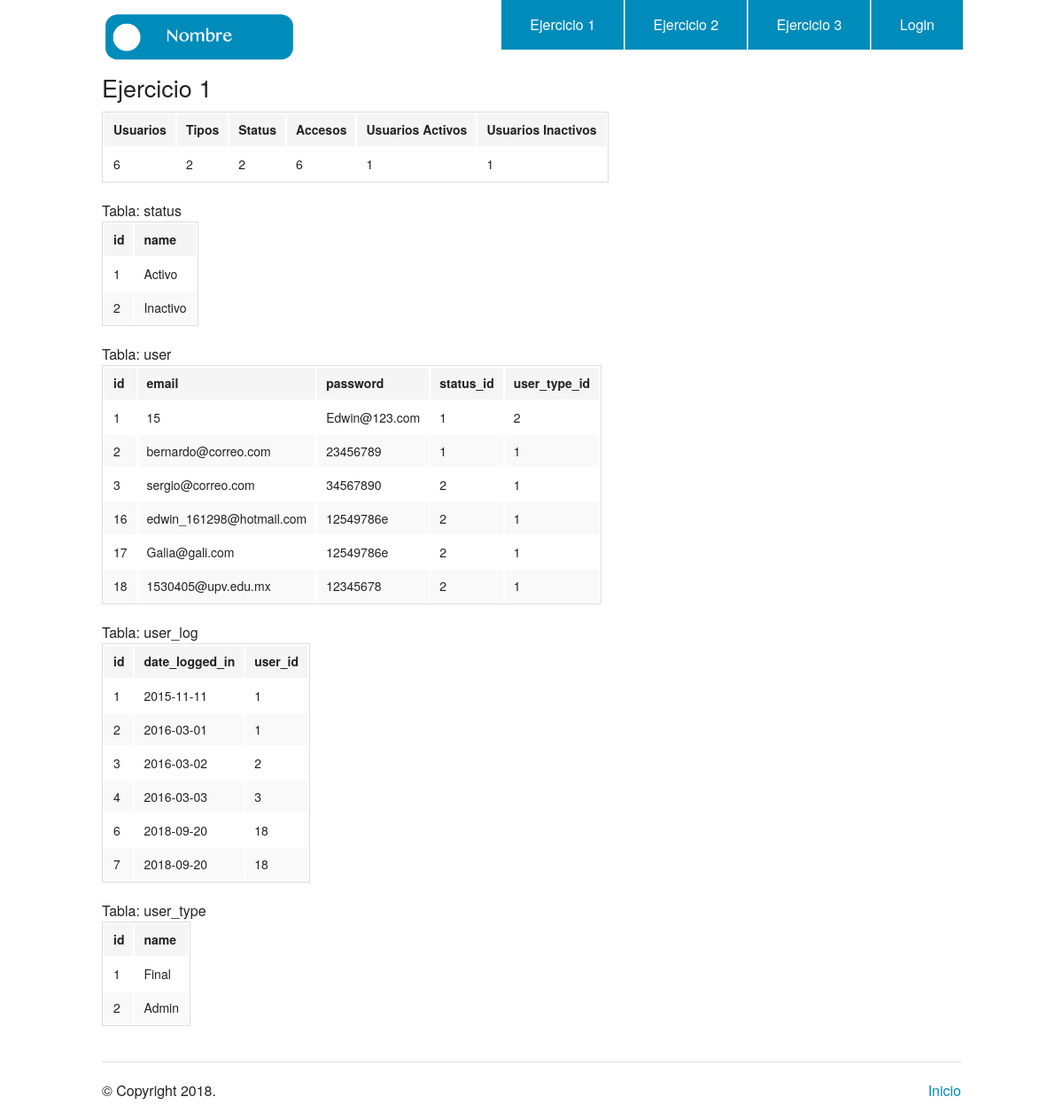
The page / on the database its author committed.
### tables this page shows
CREATE TABLE `status` (
  `id` int(11) NOT NULL,
  `name` varchar(45) DEFAULT NULL
);

CREATE TABLE `user` (
  `id` int(11) NOT NULL,
  `email` varchar(45) DEFAULT NULL,
  `password` varchar(45) DEFAULT NULL,
  `status_id` int(11) NOT NULL,
  `user_type_id` int(11) NOT NULL
);

CREATE TABLE `user_type` (
  `id` int(11) NOT NULL,
  `name` varchar(45) DEFAULT NULL
);

### db/database_utilities.php (called while the page is built, shortened)
<?php
	function getPDO()
	{
	    $host = DB_SERVER;
	    $dbname = DB_DATABASE;
	    $port = DB_PORT;
	    $connStr =  "mysql:host={$host};dbname={$dbname};port={$port}";
	    $dbOpt = array(
	        PDO::MYSQL_ATTR_INIT_COMMAND => "SET NAMES 'utf8'"
    );
    	return new PDO($connStr, DB_USER, DB_PASSWORD, $dbOpt);
	}
	$conn = getPDO();
	function count_users()
	{
		global $conn;
		$stmt = $conn->prepare('SELECT COUNT(*) FROM user');
		$stmt->execute();
		$fila = $stmt->fetch(PDO::FETCH_NUM, PDO::FETCH_ORI_LAST);
		return $fila;
	}
	function count_types()
	{
		global $conn;
		$stmt = $conn->prepare('SELECT count(*) from user GROUP BY user_type_id');
		$stmt->execute();
		$r = $stmt->rowCount();
		return $r;
	}
	function count_status()
	{
		global $conn;
		$stmt = $conn->prepare('SELECT count(*) from user GROUP BY status_id');
		$stmt->execute();
		$r = $stmt->rowCount();
		return $r;
	}
	function count_access()
	{
		global $conn;
		$stmt = $conn->prepare('SELECT count(*) from user_log');
		$stmt->execute();
		$r = $stmt->fetch(PDO::FETCH_NUM, PDO::FETCH_ORI_LAST);
		return $r;
	}
	function count_active()
	{
		global $conn;
		$stmt = $conn->prepare('SELECT count(*) from status where name ="Activo"');
		$stmt->execute();
		$r = $stmt->fetch(PDO::FETCH_NUM, PDO::FETCH_ORI_LAST);
		return $r;
	}
	function count_inactive()
	{
		global $conn;
		$stmt = $conn->prepare('SELECT count(*) from status where name ="Inactivo"');
		$stmt->execute();
		$r = $stmt->fetch(PDO::FETCH_NUM, PDO::FETCH_ORI_LAST);
		return $r;
	}
	function selectAllFromTable($table)
  {
    global $conn;
    $stmt = $conn->prepare('SELECT *from '.$table);
    $stmt->execute();
    return $stmt;
  }
?>

### index.php (the view, shortened to what this page needs)
<?php
  require_once("db/database_utilities.php");
  $result1=count_users();
  $result2=count_access();
  $result3=count_active();
  $result4=count_inactive();
?>
<!doctype html>
<html class="no-js" lang="en">
  <head>
    <link rel="stylesheet" href="./css/foundation.css" />
  </head>
  <body>
    <?php require_once('header.php'); ?>
    <div class="row">
      <div class="large-9 columns">
        <h3>Ejercicio 1</h3>
        <div class="section-container tabs" data-section>
          <section class="section">
            <div class="content" data-slug="panel1">
              <table>
                <thead>
                  <th>
                    Usuarios
                  </th>
                  <th>
                    Tipos
                  </th>
                  <th>
                    Status
                  </th>
                  <th>
                    Accesos
                  </th>
                  <th>
                    Usuarios Activos
                  </th>
                  <th>
                    Usuarios Inactivos
                  </th>
                </thead>
                <tr>
                  <td>
                    <?php echo $result1[0]?>
                  </td>
                  <td>
                    <?php echo(count_types())?>
                  </td>
                  <td>
                    <?php echo(count_status())?>
                  </td>
                  <td>
                    <?php echo $result2[0]?>
                  </td>
                  <td>
                    <?php echo $result3[0]?>
                  </td>
                  <td>
                    <?php echo $result4[0]?>
                  </td>
                </tr>
              </table>
         	</div>
          <?php
          $tables=["status","user","user_log","user_type"];
          $cols=[["id","name"],["id","email","password","status_id","user_type_id"],["id","date_logged_in","user_id"],["id","name"]];
          $count=0;
          $VarPos=0;
          foreach($tables as $t){
            $r = selectAllFromTable($t);
            echo("Tabla: ".$t);
          ?>
            <table>
              <thead>
                <?php
                  for($i=0; $i<count($cols[$count]); $i++){
                    echo("<th>".$cols[$count][$i]."</th>");
                  }
                ?>
              </thead>
              <tbody>
                <?php
                    while($r2 = $r->fetch(PDO::FETCH_ASSOC))
                      {
                        echo("<tr>");
                        for ($i=0; $i <count($cols[$VarPos]) ; $i++) {
                          echo("<td>".$r2[$cols[$VarPos][$i]]."</td>");
                        }
                        echo("</tr>");
                      }
                ?>
              </tbody>
            </table>
          <?php
          $count++;
          $VarPos++;
          }
          ?>
          </section>
        </div>
      </div>
    </div>
    <?php require_once('footer.php'); ?>

### header.php
<div class="row">
  <div class="large-3 columns">
    <h1><img src="./img/logo.png"/></h1>
  </div>
  <div class="large-9 columns">
    <ul class="right button-group">
      <li><a href="./index.php" class="button">Ejercicio 1</a></li>
      <li><a href="./sistema_equipos.php" class="button">Ejercicio 2</a></li>
      <li><a href="./Usuarios.php" class="button">Ejercicio 3</a></li>
      <li><a href="login.php" class="button">Login</a></li>
    </ul>
  </div>
</div>

### footer.php (shortened to what this page needs)
<footer class="row">
      <div class="large-12 columns">
        <hr/>
        <div class="row">
          <div class="large-6 columns">
            <p>&copy; Copyright <?php echo date('Y'); ?>.</p>
          </div>
          <div class="large-6 columns">
            <ul class="inline-list right">
              <li><a href="./index.php">Inicio</a></li>
            </ul>
          </div>
        </div>
      </div>
    </footer>
  </body>
</html>

### rows shown on the page
status: id "1", name "Activo"
status: id "2", name "Inactivo"
user: id "1", email "15", password "Edwin@123.com", status "1", user_type "2"
user: id "2", email "bernardo@correo.com", password "23456789", status "1", user_type "1"
user: id "3", email "sergio@correo.com", password "34567890", status "2", user_type "1"
user: id "16", email "edwin_161298@hotmail.com", password "12549786e", status "2", user_type "1"
user: id "17", email "Galia@gali.com", password "12549786e", status "2", user_type "1"
user: id "18", email "1530405@upv.edu.mx", password "12345678", status "2", user_type "1"
user_type: id "1", name "Final"
user_type: id "2", name "Admin"

### other values the page prints
$result1[0] "6"
count_types() "2"
count_status() "2"
$result2[0] "6"
$result3[0] "1"
$result4[0] "1"
$t "status"
$cols[$count][$i] "id"
$cols[$count][$i] "name"
$t "user"
$cols[$count][$i] "email"
$cols[$count][$i] "password"
$cols[$count][$i] "status_id"
$cols[$count][$i] "user_type_id"
$t "user_log"
